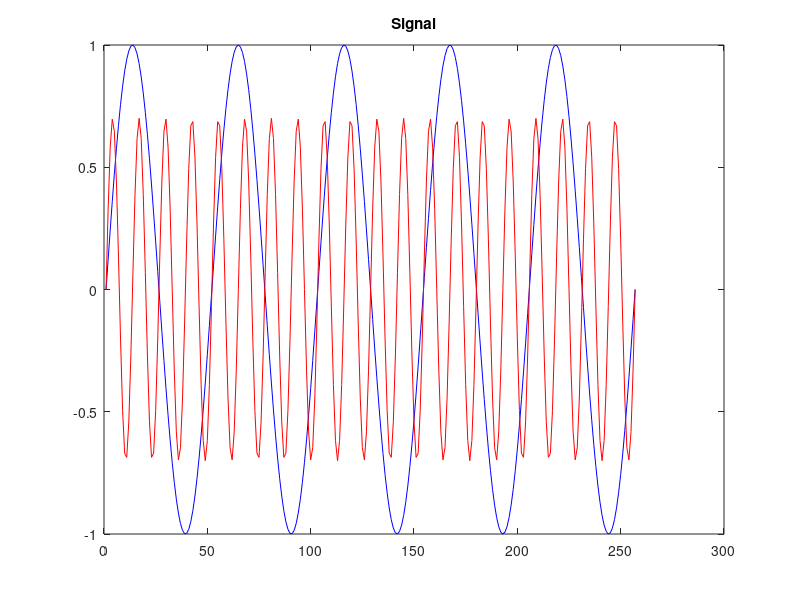
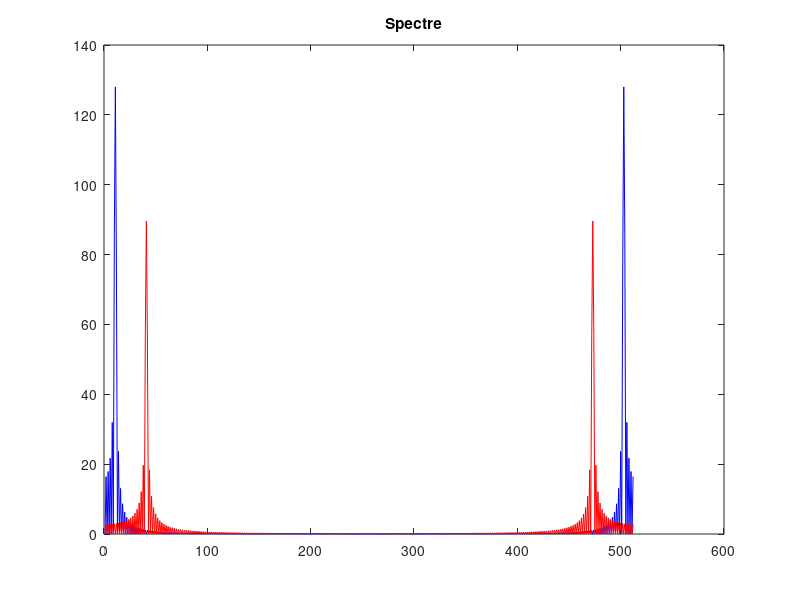
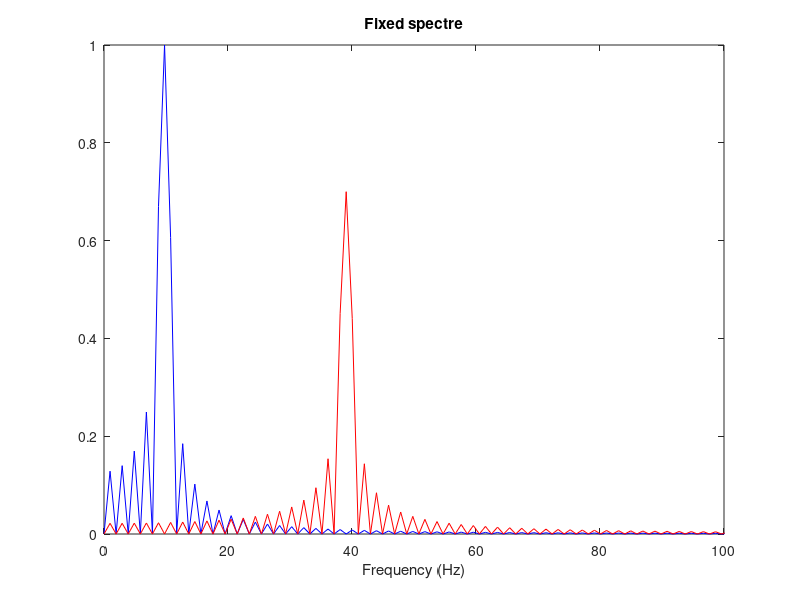

The MATLAB source for these figures, in order:
% Создание каталогов signal и spectre для размещения графиков:
mkdir 'signal';
mkdir 'spectre';
% Длина сигнала (с):
tmax = 0.5;
% Частота дискретизации (Гц) (количество отсчётов):
fd = 512;
% Частота первого сигнала (Гц):
f1 = 10;
% Частота второго сигнала (Гц):
f2 = 40;
% Амплитуда первого сигнала:
a1 = 1;
% Амплитуда второго сигнала:
a2 = 0.7;
% Массив отсчётов времени:
t = 0:1./fd:tmax;
% Спектр сигнала:
fd2 = fd/2;

% Два сигнала разной частоты:
signal1 = a1*sin(2*pi*t*f1);
signal2 = a2*sin(2*pi*t*f2);

% График 1-го сигнала:
plot(signal1,'b');
% График 2-го сигнала:
hold on
plot(signal2,'r');
hold off
title('Signal');

print 'signal/spectre.png';

% Посчитаем спектр
% Амплитуды преобразования Фурье сигнала 1:
spectre1 = abs(fft(signal1,fd));
% Амплитуды преобразования Фурье сигнала 2:
spectre2 = abs(fft(signal2,fd));
% Построение графиков спектров сигналов:
plot(spectre1,'b');
hold on
plot(spectre2,'r');
hold off
title('Spectre');
print 'spectre/spectre.png';

% Исправление графика спектра
% Сетка частот:
f = 1000*(0:fd2)./(2*fd);
% Нормировка спектров по амплитуде:
spectre1 = 2*spectre1/fd2;
spectre2 = 2*spectre2/fd2;
% Построение графиков спектров сигналов:
plot(f,spectre1(1:fd2+1),'b');
hold on
plot(f,spectre2(1:fd2+1),'r');
hold off
xlim([0 100]);
title('Fixed spectre');
xlabel('Frequency (Hz)');
print 'spectre/spectre_fix.png';


_ = input("...");
